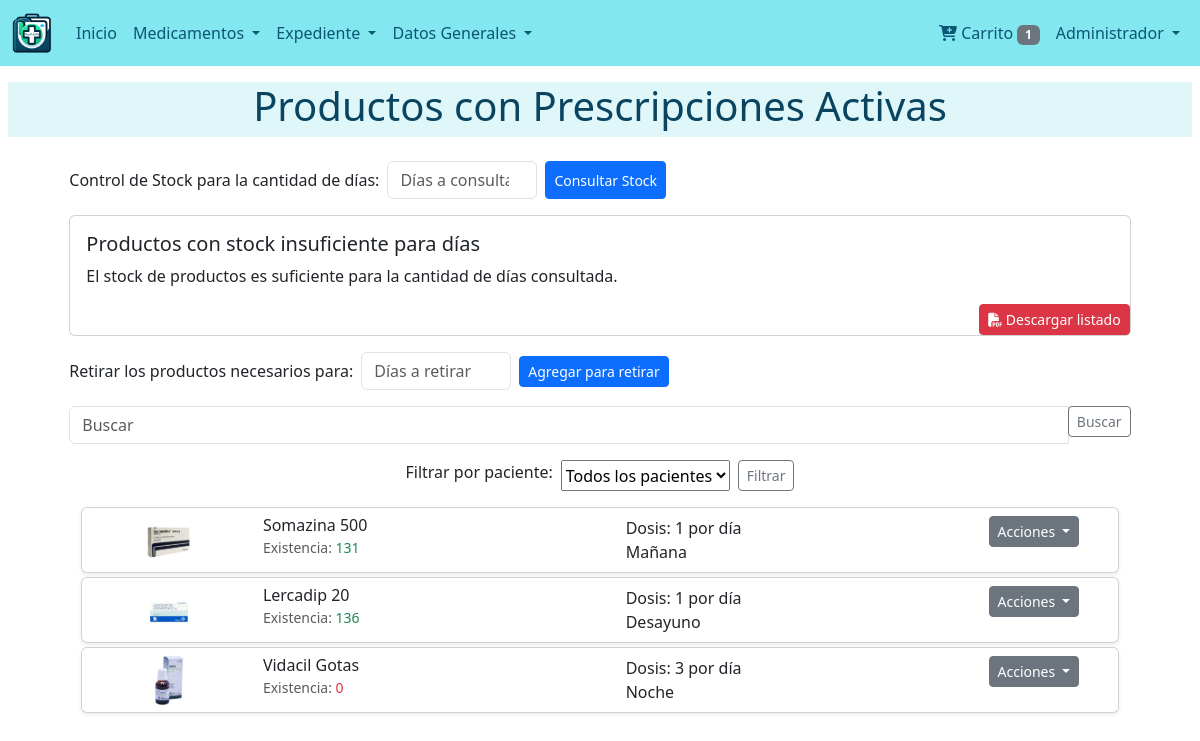
Screenshot of /medicacion/productos-activos/ (signed in) with the database file from the repository.
### users/models.py (models this page shows)
class User(AbstractUser):
    def get_full_name(self):
        return '{} {}'.format(self.first_name,self.last_name)

### products/models.py (models this page shows, shortened)
class Product(models.Model):
    nombre_local = models.CharField("Nombre", max_length=50, unique=True)
    existencia = models.PositiveBigIntegerField("Existencia en Inventario")
    uso_cotidiano=models.BooleanField("Usado actualmente", default=True)
    venta_controlada = models.BooleanField("Venta Controlada", default=False)
    presentacion = models.ForeignKey(Presentation, on_delete=models.SET_NULL, null=True, blank=True)
    cantidad_caja=models.PositiveBigIntegerField("Cantidad por caja", default=1)
    precio = models.PositiveBigIntegerField("Precio", default=0)
    compuesto_principal = models.TextField("Compuesto Principal", max_length=100, blank=True) # Debe ser una lista desplegable
    especialidad = models.ManyToManyField(Specialty, blank=True)
    fabricante = models.CharField("Fabricante", max_length=100, null=True, blank=True)
    pais = models.CharField("País", max_length=50, default='Paraguay', blank=True)
    descripcion = models.TextField("Descripción", blank=True)
    usos = models.TextField("Usos posibles", blank=True)
    posologia = models.TextField("Posología", blank=True)
    embarazo = models.TextField("Embarazo", blank=True)
    lactancia = models.TextField("Lactancia", blank=True)
    contraindicaciones = models.TextField("Contraindicaciones", blank=True)
    precauciones = models.TextField("Precauciones", blank=True)
    reacciones_adversas = models.TextField("Reacciones Adversas", blank=True)
    interacciones = models.TextField("Interacciones", blank=True)
    codigo_barras = models.CharField(max_length=100, unique=True, null=True, blank=True)
    imagen_caja=models.ImageField(upload_to='products/',null=True, blank=True)
    slug=models.SlugField(null=True, blank=True, unique=True)
    creado_el = models.DateTimeField("Creado el", auto_now_add=True)
    creado_por = models.ForeignKey(settings.AUTH_USER_MODEL, on_delete=models.SET_NULL, null=True, related_name='productos_creados')
    paciente = models.ForeignKey(
        settings.AUTH_USER_MODEL,
        on_delete=models.CASCADE,
        related_name='productos_asociados',
        verbose_name=_("Paciente")
    )
    class Meta:
        verbose_name = ("Producto")
        verbose_name_plural = ("Productos")

### consultations/models.py (models this page shows, shortened)
class Prescription(models.Model):
    consulta = models.ForeignKey(
    'consultations.Consultation',
    on_delete=models.CASCADE,
    related_name='prescriptions',
    null=False, verbose_name=_("Consulta Relacionada")
    )
    producto = models.ForeignKey(
        Product,
        on_delete=models.CASCADE,
        related_name='prescriptions',
        verbose_name=_("Producto")
    )
    dosis = models.PositiveIntegerField(verbose_name=_("Dosis diaria"))
    frecuencia = models.CharField(max_length=255, verbose_name=_("Frecuencia"))
    periodo = models.PositiveIntegerField(null=True,blank=True, verbose_name=_("Periodo (días)"))
    periodo_indefinido = models.BooleanField(default=False, verbose_name=_("Periodo Indefinido"))
    activa = models.BooleanField(default=True, verbose_name=_("Activa"))
    paciente = models.ForeignKey(settings.AUTH_USER_MODEL, on_delete=models.CASCADE, related_name='prescripciones_asociadas', verbose_name=_("Paciente"))
    creado_por = models.ForeignKey(settings.AUTH_USER_MODEL, on_delete=models.SET_NULL, null=True, related_name='prescripciones_creadas')
    creado_el = models.DateTimeField(auto_now_add=True)
    def get_absolute_url(self):
        return reverse('consultations:prescription_detail', kwargs={'pk': self.pk})
    class Meta:
        verbose_name = _("Prescripción")
        verbose_name_plural = _("Prescripciones")

### medication/views.py (the view)
# urls.py: path('productos-activos/', views.ActiveProductListView.as_view(), name='medication_list'),
class ActiveProductListView(ListView):
    model = Product
    template_name = 'medication/list.html'
    filterset_class = MedicationFilter
    def get_queryset(self):
        usuario = self.request.user
        queryset = super().get_queryset().filter(prescriptions__activa=True).distinct()
        paciente_id = self.request.GET.get('paciente')
        if paciente_id:
            queryset = queryset.filter(paciente_id=paciente_id)
        else:
            pass
        return queryset
    def get_context_data(self, **kwargs):
        context = super().get_context_data(**kwargs)
        context['pacientes'] = UserModel.objects.filter(
            id__in=RequestPatient.objects.filter(
                Q(solicitante=self.request.user) | Q(paciente=self.request.user),
                estado=RequestPatient.ESTADO_ACEPTADO
            ).values_list('paciente_id', flat=True)
        )
        return context

### dispensers/context_processors.py (called while the page is built)
def cart_processor(request):
    dispenser = get_or_create_dispenser(request)
    return {'cart_item_count': dispenser.products.count() if dispenser else 0}

### dispensers/utils.py (called while the page is built, shortened)
def get_or_create_dispenser(request):
    user = request.user if request.user.is_authenticated else None
    if user:
        dispenser = Dispenser.objects.filter(user=user).first()
        if dispenser:
            request.session['dispenser_id'] = dispenser.dispenser_id
            return dispenser

### users/context_processors.py (called while the page is built)
def open_requests(request):
    if request.user.is_authenticated:
        return {
            'open_requests': RequestPatient.objects.filter(paciente=request.user, estado=RequestPatient.ESTADO_PENDIENTE)
        }
    return {}

def is_patient(request):
    if request.user.is_authenticated:
        return {'is_patient': request.user.groups.filter(name__in=["Paciente", "Administrador"]).exists()}
    return {'is_patient': False}

### medication/templates/medication/list.html (shortened to what this page needs)
{% extends "base.html" %}
{% load static %}
{% block content %}
{% include "snippets/title.html" with title='Productos con Prescripciones Activas' %}
<div class="container">
    <div class="row justify-content-center">
        <div class="col-md-11">
            <div class="d-flex align-items-center mb-3">
                <span class="me-2">Control de Stock para la cantidad de días:</span>
                <form method="get" action="" class="d-flex">
                    <input type="number" name="days" class="form-control me-2" placeholder="Días a consultar" value="{{ days }}" style="width: 150px;">
                    <button type="submit" class="btn btn-primary btn-sm">Consultar Stock</button>
                </form>
            </div>
            <div class="card mb-3">
                <div class="card-body">
                    <h5 class="card-title">Productos con stock insuficiente para {{ days }} días</h5>
                    {% for item in insufficient_stock_products %}
                        <p class="card-text">{{ item.product.nombre_local }} - Existencia: {{ item.existencia }} - Faltan: {{ item.faltan }} </p>
                        {% empty %}
                        <p class="card-text">El stock de productos es suficiente para la cantidad de días consultada.</p>
                    {% endfor %}
                </div>
                <form method="get" action="{% url 'medication:export_products_pdf' %}" class="d-flex justify-content-end">
                    <button type="submit" class="btn btn-danger btn-sm">
                        <i class="fas fa-file-pdf"></i> Descargar listado
                    </button>
                </form>
            </div>
            <form method="post" action="{% url 'dispensers:add_multiple' %}">
                <div class="d-flex align-items-center mb-3">
                    <span class="me-2">Retirar los productos necesarios para:</span>
                        <input type="number" name="days" class="form-control me-2" placeholder="Días a retirar" required style="width: 150px;">
                        <button type="submit" class="btn btn-primary btn-sm"> Agregar para retirar </button>
                </div>
            </form>
            {% include "medication/snippets/filter.html" %}
            {% if object_list %}
                    {% include "medication/snippets/list.html" %}
                </div>
            {% else %}
                <p>No hay productos con prescripciones activas.</p>
            {% endif %}
        </div>
    </div>
</div>
{% endblock content %}

### templates/navbar.html (shortened to what this page needs)
{% load static %}
{% url 'dispensers:dispenser' as dispenser %}
<nav class="navbar navbar-expand-lg custom-navbar-bg navbar-light">
    <div class="container-fluid">
        <a class="navbar-brand" href="{% url 'index' %}">
            <img src="{% static 'images/icono.png' %}" alt="MedicFolio Logo" style="height: 40px;">
        </a>
        <div class="collapse navbar-collapse" id="navbarNavAltMarkup">
            <div class="navbar-nav me-auto">
                {% if user.is_authenticated %}
                    <a class="nav-link text-white {% if request.path == '/' %}active{% endif %}" href="{% url 'dashboard:dashboard' %}">
                        Inicio
                    </a>
                    <li class="nav-item dropdown">
                        <a class="nav-link dropdown-toggle text-white" href="#" id="navbarDropdownMenuLink" role="button" data-bs-toggle="dropdown" aria-expanded="false">
                            Medicamentos
                        </a>
                    </li>
                    <li class="nav-item dropdown">
                        <a class="nav-link dropdown-toggle text-white" href="#" id="navbarDropdownDatosGenerales" role="button" data-bs-toggle="dropdown" aria-expanded="false">
                            Expediente
                        </a>
                    </li>
                    <li class="nav-item dropdown">
                        <a class="nav-link dropdown-toggle text-white" href="#" id="navbarDropdownDatosGenerales" role="button" data-bs-toggle="dropdown" aria-expanded="false">
                            Datos Generales
                        </a>
                    </li>
                {% endif %}
            </div>
            <div class="navbar-nav ms-auto">
                {% if user.is_authenticated %}
                <li><a class="nav-link text-white" href="{{ dispenser }}">
                    <i class="fas fa-cart-plus"></i> Carrito
                    <span class="badge bg-secondary">{{ cart_item_count }}</span>
                </a></li>
                {% endif %}
                {% if user.is_authenticated %}
                    <li class="nav-item dropdown">
                        <a class="nav-link dropdown-toggle text-white" href="#" id="navbarDropdownUserMenu" role="button" data-bs-toggle="dropdown" aria-expanded="false">
                            {{ user.first_name }}
                        </a>
                {% endif %}
            </div>
        </div>
    </div>
</nav>

### medication/templates/medication/snippets/list.html (shortened to what this page needs)
<div class="container mt-3">
{% if object_list|length > 0 %}
    {% for product in object_list %}
        <div class="card mb-1 shadow-sm">
            <div class="row g-0 align-items-center">
                <div class="col-md-2 d-flex justify-content-center">
                    <img src="{{ product.imagen_caja.url }}" class="img-fluid rounded-start" alt="{{ product.nombre_local }}" style="max-height: 50px; width: auto;">
                </div>
                <div class="col-md-10">
                    <div class="card-body p-2">
                        <div class="row">
                            <div class="col-md-5">
                                <h6 class="card-title mb-0">{{ product.nombre_local }}</h6>
                                <p class="card-text">
                                    <small class="text-muted">Existencia:
                                        <span class="{% if product.existencia <= 0 %}text-danger{% else %}text-success{% endif %}">
                                            {{ product.existencia }}
                                        </span>
                                    </small>
                                </p>
                            </div>
                            {% if product.prescriptions.exists %}
                                {% with prescription=product.prescriptions.first %}
                                    <div class="col-md-5">
                                        <p class="card-text mb-0">
                                            Dosis: {{ prescription.dosis }} por día  <br>
                                            {{ prescription.frecuencia }}
                                        </p>
                                    </div>
                                    <div class="col-md-2">
                                        <div class="dropdown">
                                            <button class="btn btn-secondary btn-sm dropdown-toggle" type="button" id="dropdownMenuButton{{ forloop.counter }}" data-bs-toggle="dropdown" aria-expanded="false">
                                                Acciones
                                            </button>
                                        </div>
                                    </div>
                                {% endwith %}
                            {% endif %}
                        </div>
                    </div>
                </div>
            </div>
        </div>
    {% endfor %}
{% else %}
    <p>No hay productos con prescripciones activas.</p>
{% endif %}
</div>

### static/css/style.css (style rules this page uses)
.custom-navbar-bg { background-color: #82e7ee; }
.navbar-light .navbar-nav .nav-link { color: #0c5573 !important; }

### rows the page displays
User: first_name "Administrador"
Product: imagen_caja (picture), nombre_local "Somazina 500", existencia "131", prescriptions.first.dosis "1", prescriptions.first.frecuencia "Mañana"
Product: imagen_caja (picture), nombre_local "Lercadip 20", existencia "136", prescriptions.first.dosis "1", prescriptions.first.frecuencia "Desayuno"
Product: imagen_caja (picture), nombre_local "Vidacil Gotas", existencia "0", prescriptions.first.dosis "3", prescriptions.first.frecuencia "Noche"

### other values shown
{{ cart_item_count }} "1"
{{ title }} "Productos con Prescripciones Activas"
